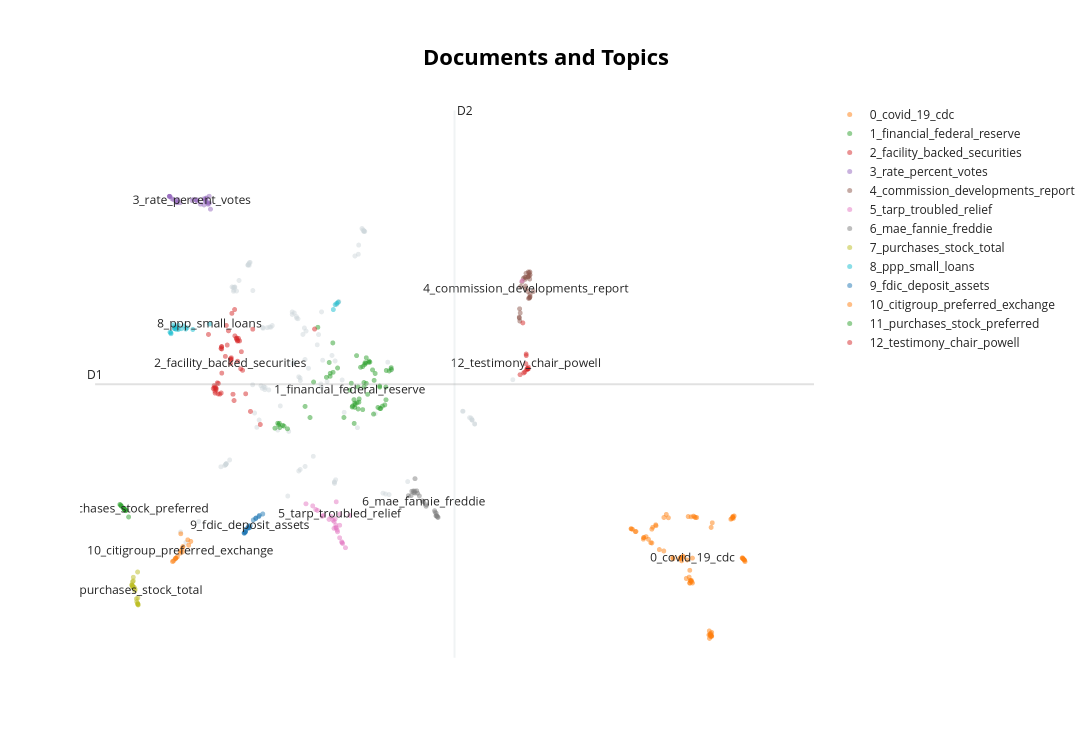

The cell this chart's notebook holds for it:
### Markdown cell above
Visualize Topics

### Code cell
topic_model.visualize_documents(docs, embeddings=embeddings)
